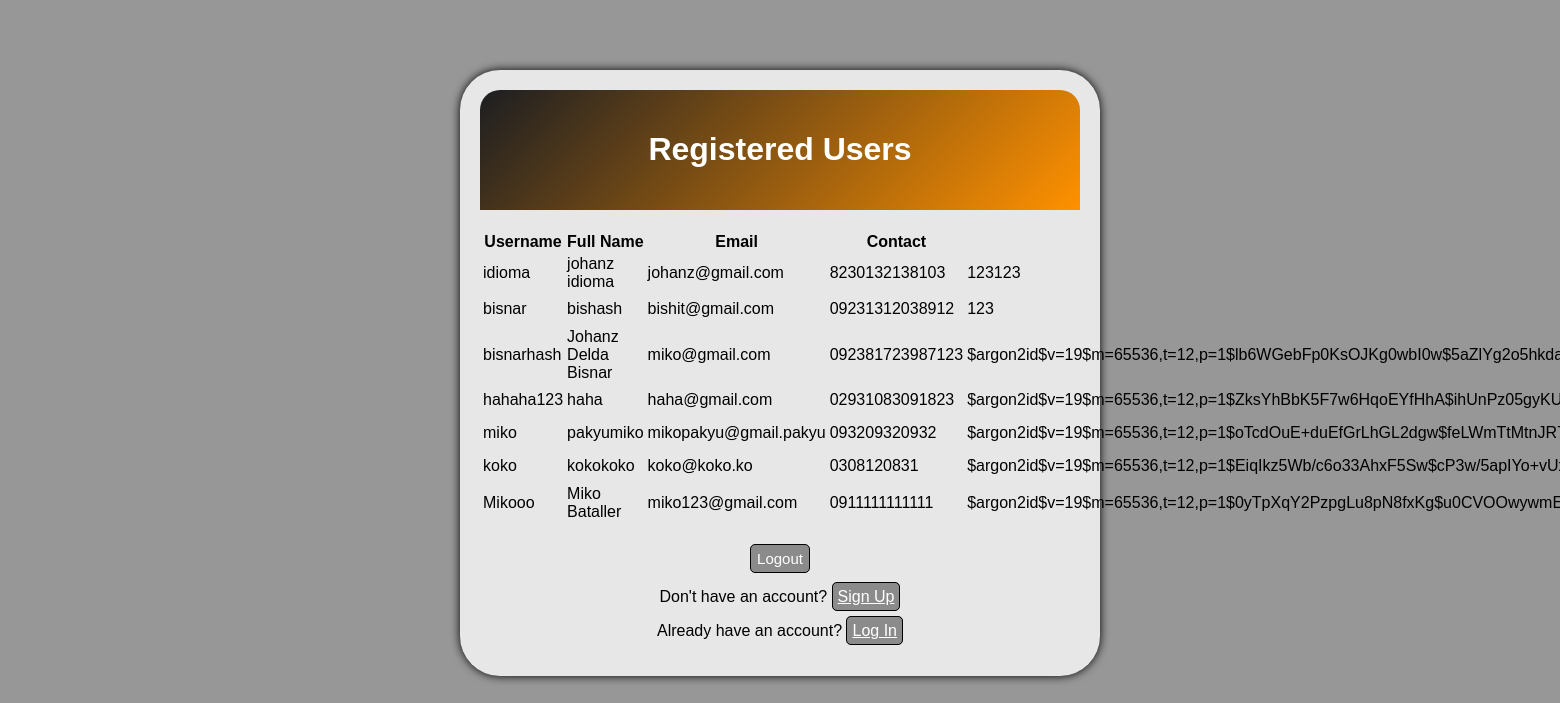
Before: /index (signed in) with the older database file.
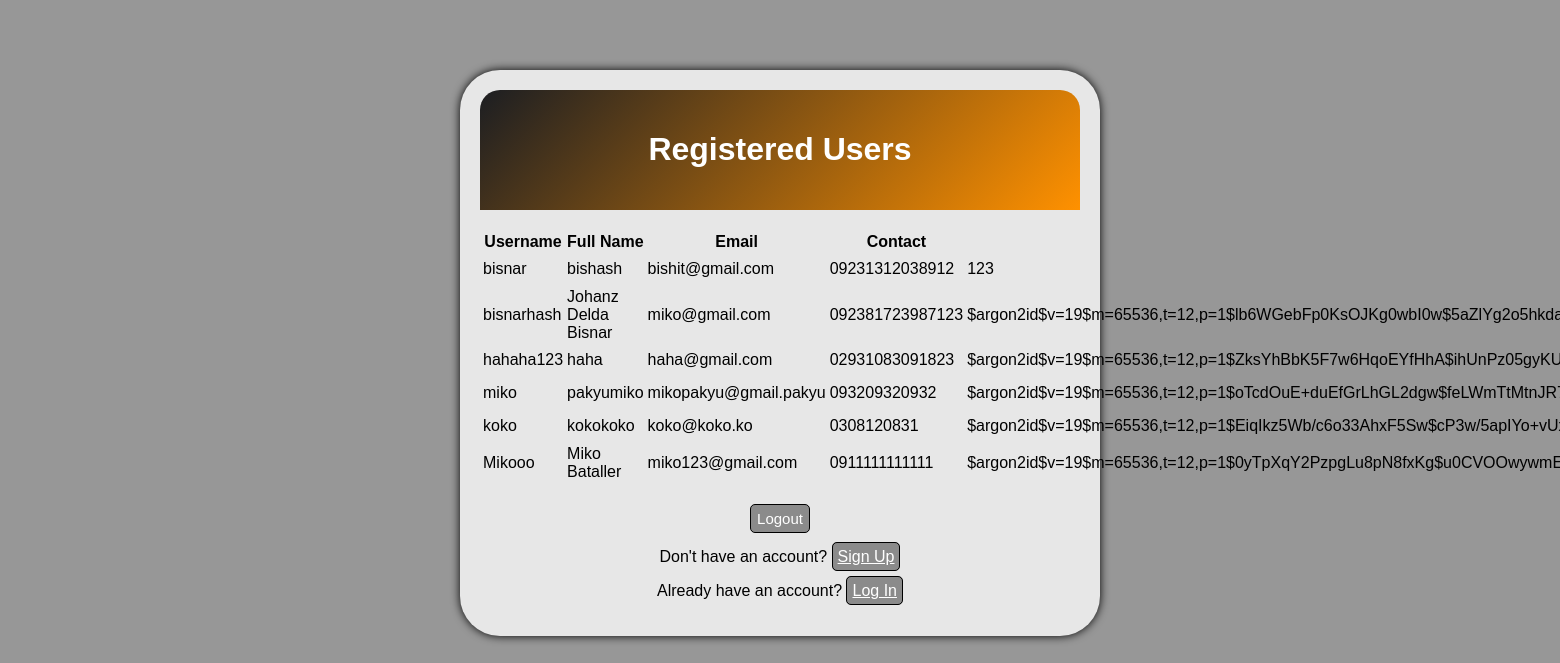
After: the same page with the newer database file.
### app/models.py (models this page shows, shortened)
class User(db.Model):
    id = db.Column(db.Integer, primary_key=True)
    userName = db.Column(db.String(80), unique=True, nullable=False)
    fullName = db.Column(db.String(120), nullable=False)
    email = db.Column(db.String(120), unique=True, nullable=False)
    contact = db.Column(db.String(15), nullable=False)
    password = db.Column(db.String(128), nullable=False)  # Password stored as plain text

### run.py (the view)
@app.route('/index')  # Define the index route
def index():
    if 'user_id' not in session:  # Check if user is logged in
        return redirect(url_for('login'))  # Redirect to login if not logged in
    users = User.query.all()  # Fetch users from the database
    return render_template('index.html', users=users)  # Render index.html with user data

### app/templates/index.html (shortened to what this page needs)
<!DOCTYPE html>
<html lang="en">
<head>
    <link rel="stylesheet" href="{{ url_for('static', filename='css/styles.css') }}">
</head>
<body>
    <div class="container">
        <div class="header-section">
            <h1>Registered Users</h1>
        </div>
        <table>
            <thead>
                <tr>
                    <th>Username</th>
                    <th>Full Name</th>
                    <th>Email</th>
                    <th>Contact</th>
                    <th>Password</th>
                </tr>
            </thead>
            <tbody>
                {% for user in users %}
                <tr>
                    <td>{{ user.userName }}</td>
                    <td>{{ user.fullName }}</td>
                    <td>{{ user.email }}</td>
                    <td>{{ user.contact }}</td>
                    <td>{{ user.password }}</td>
                </tr>
                {% endfor %}
            </tbody>
        </table>
        <div class="button-container" style="margin-top: 20px;">
            <form action="{{ url_for('logout') }}" method="POST" style="display:inline;">
                <button type="submit" class="btn">Logout</button>
            </form>
        </div>
        <p class="loginp">Don't have an account? <a class="login" href="{{ url_for('signup') }}">Sign Up</a></p>
        <p class="loginp">Already have an account? <a class="login" href="{{ url_for('login') }}">Log In</a></p>
    </div>
</body>
</html>

### app/static/css/styles.css (style rules this page uses)
body { font-family: Arial, sans-serif; margin: 20px; background-color: #979797; }
.container { max-width: 600px; margin: 70px auto; padding: 20px; background-color: #E7E7E7; border-radius: 40px; box-shadow: 0 0 10px black; }
h1 { text-align: center; color: white; }
.button-container { text-align: center; }
.header-section { background: linear-gradient(135deg, #1c1e22, #FF9100); padding: 20px; margin-bottom: 20px; border-top-left-radius: 20px; border-top-right-radius: 20px; text-align: center; color: white; cursor: default; }
.loginp { text-align: center; margin-top: 15px; }
.login { background-color: #8B8B8B; color: white; text-align: center; width: 150px; padding: 5px 5px; border: 1px solid black; border-radius: 5px; cursor: pointer; font-size: 16px; }
.btn { background-color: #8B8B8B; color: white; text-align: center; width: 60px; padding: 5px 5px; border: 1px solid black; border-radius: 5px; cursor: pointer; font-size: 15px; }

Changed rows visible on the page:
removed User: userName "idioma", fullName "johanz idioma", email "johanz@gmail.com", contact "8230132138103", password "123123"
